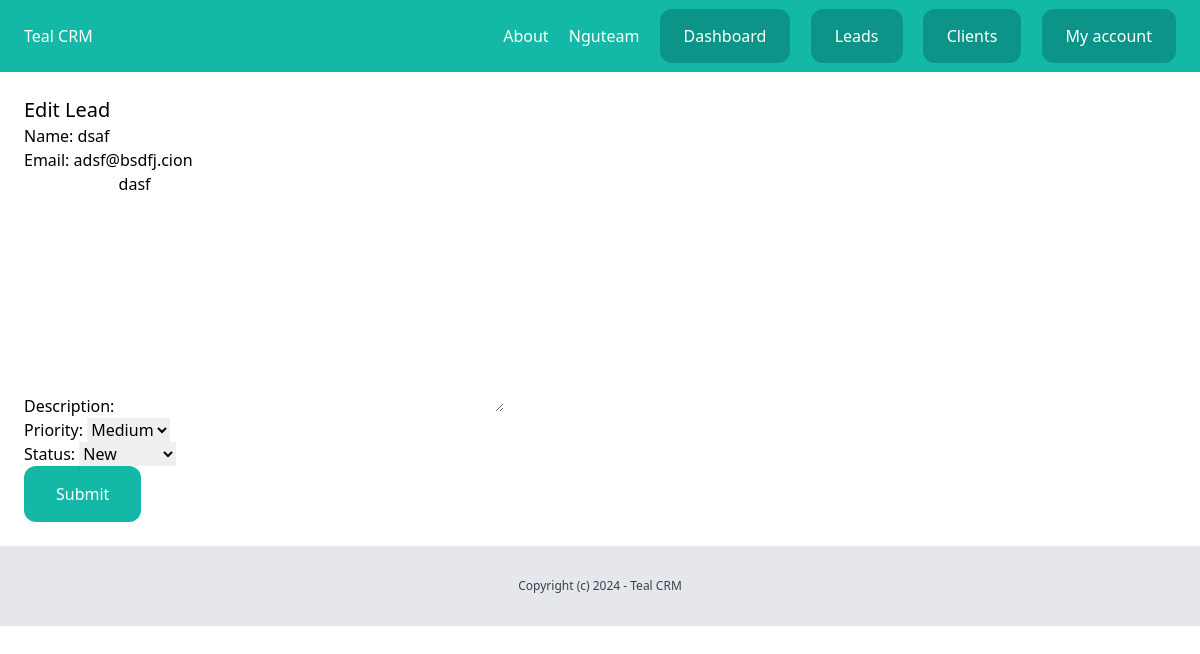
The app's page /dashboard/leads/10/edit/ (signed in) with its own data.
### team/models.py (models this page shows, shortened)
class Team(models.Model):
    plan = models.ForeignKey(Plan, related_name='teams', blank=True, null=True, on_delete=models.CASCADE)
    name = models.CharField(max_length=100)
    members = models.ManyToManyField(User, related_name='teams')
    created_by = models.ForeignKey(User, related_name='created_teams', on_delete=models.CASCADE)
    created_at = models.DateTimeField(auto_now_add=True)

### leads/models.py (models this page shows, shortened)
class Lead(models.Model):
    LOW = 'low'
    MEDIUM = 'medium'
    HIGH = 'high'
    CHOICES_PRIORITY = (
        (LOW, 'Low'),
        (MEDIUM, 'Medium'),
        (HIGH, 'High')
    )
    NEW = 'new'
    CONTACTED = 'contacted'
    WON = 'won'
    LOST = 'lost'
    CHOICES_STATUS = (
        (NEW, 'New'),
        (CONTACTED, 'Contacted'),
        (WON, 'Won'),
        (LOST, 'Lost')
    )
    team = models.ForeignKey(Team, related_name="leads", on_delete=models.CASCADE)
    name = models.CharField(max_length=255)
    email = models.EmailField()
    description = models.TextField(blank=True, null=True)
    priority = models.CharField(max_length=10, choices=CHOICES_PRIORITY, default=MEDIUM)
    status = models.CharField(max_length=10, choices=CHOICES_STATUS, default=NEW)
    converted_to_client = models.BooleanField(default=False)
    created_by = models.ForeignKey(User, related_name='leads', on_delete=models.CASCADE)
    created_at = models.DateTimeField(auto_now_add=True)
    modified_at = models.DateTimeField(auto_now=True)
    class Meta:
        ordering = ('name',)

### leads/views.py (the view, shortened to what this page needs)
# urls.py: path('<int:pk>/edit/', views.LeadUpdateView.as_view(), name='edit'),
class LeadUpdateView(LoginRequiredMixin, UpdateView):
    model = Lead
    fields = ('name', 'email', 'description', 'priority', 'status')
    def get_queryset(self) -> QuerySet[Any]:
        queryset = super(LeadUpdateView, self).get_queryset()
        return queryset.filter(created_by=self.request.user, pk=self.kwargs.get('pk'))
    def get_context_data(self, **kwargs: Any) -> dict[str, Any]:
        context = super().get_context_data(**kwargs)
        context['title'] = 'Edit Lead'
        return context

### team/context_processors.py (called while the page is built)
def active_team(request):
    if request.user.is_authenticated:
        if request.user.userprofile.active_team:
            active_team = request.user.userprofile.active_team
        else:
            active_team = Team.objects.filter(created_by=request.user)[0]
    else:
        active_team = None
    return {'active_team': active_team}

### leads/templates/leads/lead_form.html (shortened to what this page needs)
{% extends "core/base.html" %}
{% block content %}
<div class="py-6 px-6">
    <h1 class="text-xl">{{ title }}</h1>
    {% if team.plan.max_leads > team.leads.count or title == 'Edit Lead' %}
        <form method="post" action=".">
            {{form.as_p}}
            <button class="py-4 px-8 bg-teal-500 text-white rounded-xl">Submit</button>
        </form>
    {% else %}
        <div class="px-6 py-4 bg-red-400 rounded-xl text-white">You have reached your team quota!</div>
    {% endif %}
</div>
{% endblock content %}

### core/templates/core/partials/nav.html
<nav class="py-6 px-6 flex justify-between bg-teal-500">
    <a href="/" class="text-white">Teal CRM</a>
    <div class="space-x-4">
        <a href="{% url 'about' %}" class="text-white">About</a>
        {% if request.user.is_authenticated %}
            <a href="{% url 'team:detail' active_team.id %}" class="text-white">{{ active_team.name }}</a>
            <a href="{% url 'dashboard:dashboard' %}" class="py-4 px-6 bg-teal-600 rounded-xl text-white">Dashboard</a>
            <a href="{% url 'leads:list' %}" class="py-4 px-6 bg-teal-600 rounded-xl text-white">Leads</a>
            <a href="{% url 'clients:list' %}" class="py-4 px-6 bg-teal-600 rounded-xl text-white">Clients</a>
            <a href="{% url 'userprofile:myaccount' %}" class="py-4 px-6 bg-teal-600 rounded-xl text-white">My account</a>
        {% else %}
            <a href="{% url 'login' %}" class="py-4 px-6 bg-teal-600 rounded-xl text-white">Log in</a>
            <a href="{% url 'userprofile:signup' %}" class="py-4 px-6 bg-teal-300 rounded-xl text-white">Sign up</a>
        {% endif %}
    </div>
</nav>

### records on screen
Team: name "Nguteam"
Lead: name "dsaf", email "adsf@bsdfj.cion", description "dasf", priority "Medium", status "New"

### other values on screen
{{ title }} "Edit Lead"
